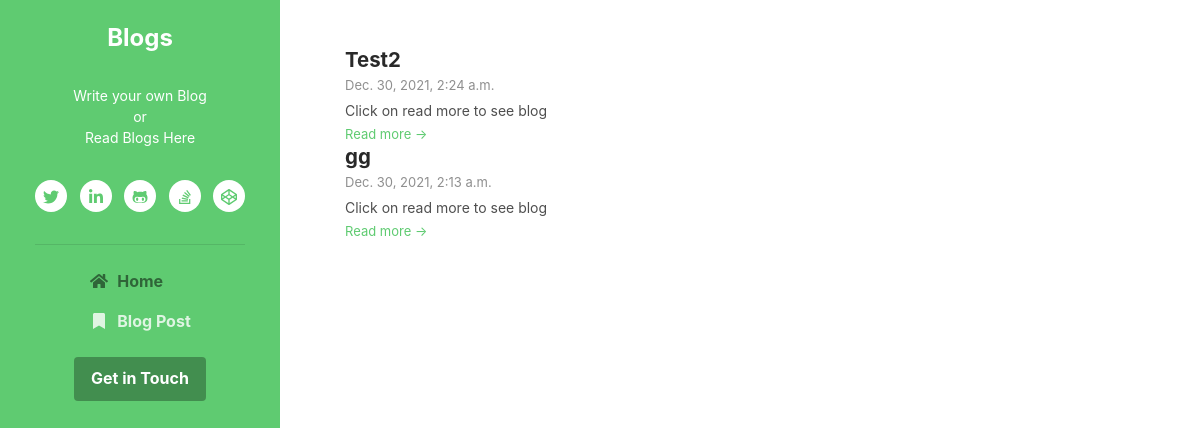
/main/blogList/ (signed in), run on an earlier commit of the app's database.
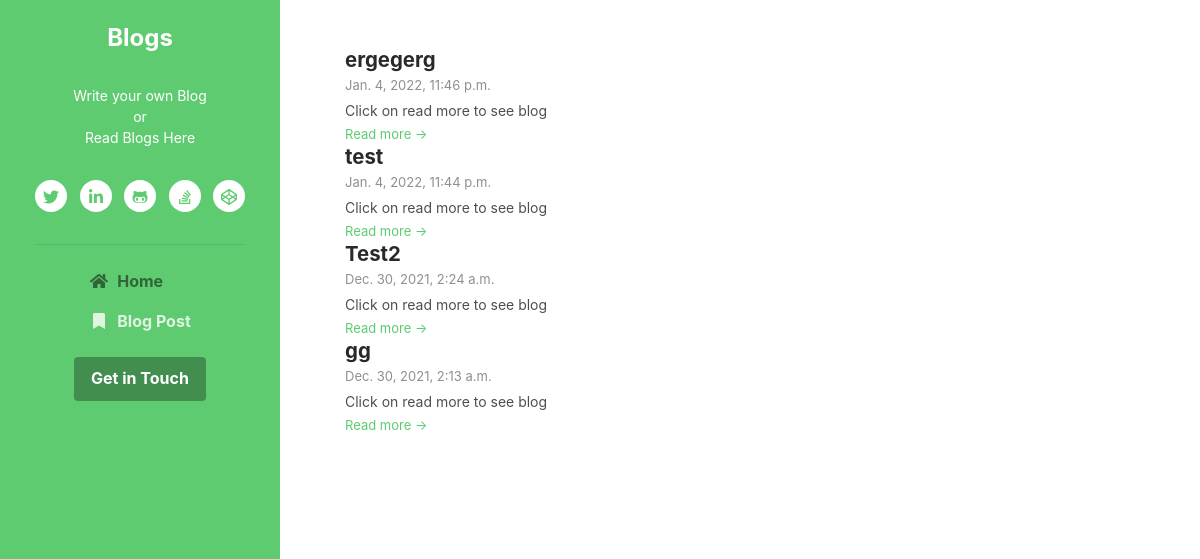
And on a later commit of the database.
### main/models.py (models this page shows)
class userBlog(models.Model):
    user = models.ForeignKey(settings.AUTH_USER_MODEL, default=None, on_delete=models.DO_NOTHING)
    Title = models.CharField(max_length=300, null=True, blank=True)
    text = models.TextField(max_length=3000, blank=True)
    place_Img1 = models.ImageField(blank=True, null=True)
    date = models.DateTimeField(auto_now_add=True, null=True)

### main/views.py (the view)
@login_required(login_url="/account/login/")
def blogList(request):
    blogs = userBlog.objects.all().order_by('-date')
    context = {}
    context['blogs'] = blogs
    return render(request, 'main/BlogLists.html', context)

### main/templates/main/BlogLists.html (shortened to what this page needs)
<!DOCTYPE html>
<html lang="en">
<head>
    <link id="theme-style" rel="stylesheet" href="/static/css/blog-theme-1.css">
</head>
<body>
     <header class="header text-center">
	    <h1 class="blog-name pt-lg-4 mb-0"><a href="index.html">Blogs</a></h1>
	    <nav class="navbar navbar-expand-lg navbar-dark" >
			<div id="navigation" class="collapse navbar-collapse flex-column" >
				<div class="profile-section pt-3 pt-lg-0">
					<div class="bio mb-3">Write your own Blog<br> or<br> Read Blogs Here<br></div>
					<ul class="social-list list-inline py-3 mx-auto">
			            <li class="list-inline-item"><a href="#"><i class="fab fa-twitter fa-fw"></i></a></li>
			            <li class="list-inline-item"><a href="#"><i class="fab fa-linkedin-in fa-fw"></i></a></li>
			            <li class="list-inline-item"><a href="#"><i class="fab fa-github-alt fa-fw"></i></a></li>
			            <li class="list-inline-item"><a href="#"><i class="fab fa-stack-overflow fa-fw"></i></a></li>
			            <li class="list-inline-item"><a href="#"><i class="fab fa-codepen fa-fw"></i></a></li>
			        </ul>
			        <hr>
				</div>
				<ul class="navbar-nav flex-column text-left">
					<li class="nav-item active">
					    <a class="nav-link" href="/main/"><i class="fas fa-home fa-fw mr-2"></i>Home</a>
					</li>
					<li class="nav-item">
					    <a class="nav-link" href="{% url 'articles:createBlog' %}"><i class="fas fa-bookmark fa-fw mr-2"></i>Blog Post</a>
					</li>
				</ul>
				<div class="my-2 my-md-3">
				    <a class="btn btn-primary" href="{% url 'articles:contact' %}" target="_blank">Get in Touch</a>
				</div>
			</div>
		</nav>
    </header>
    <div class="main-wrapper">
	    <section class="blog-list px-3 py-5 p-md-5">
		    <div class="container">
			    <div class="item mb-5">
				    <div class="media">
					    <div class="media-body">
							{% for blogs in blogs %}
						    <h3 class="title mb-1"><a href="{% url 'articles:blogPage' blogs.id %}">{{ blogs.Title }}</a></h3>
						    <div class="meta mb-1"><span class="date">{{ blogs.date }}</span></div>
						    <div class="intro">Click on read more to see blog</div>
						    <a class="more-link" href="{% url 'articles:blogPage' blogs.id %}">Read more &rarr;</a>
							{% endfor %}
					    </div>
				    </div>
			    </div>
		    </div>
	    </section>
    </div>
</body>
</html>

What changed in the data, as far as the page shows it:
added userBlog: Title "ergegerg", date "Jan. 4, 2022, 11:46 p.m."
added userBlog: Title "test", date "Jan. 4, 2022, 11:44 p.m."
